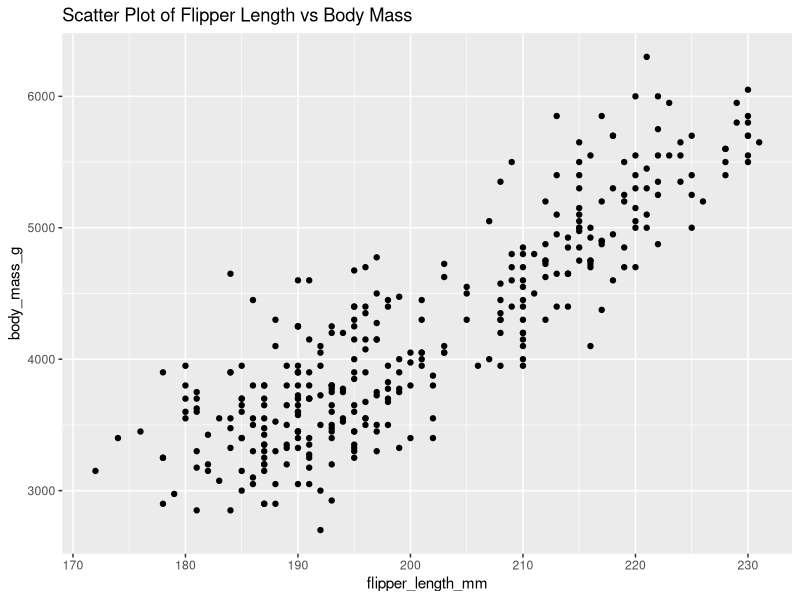
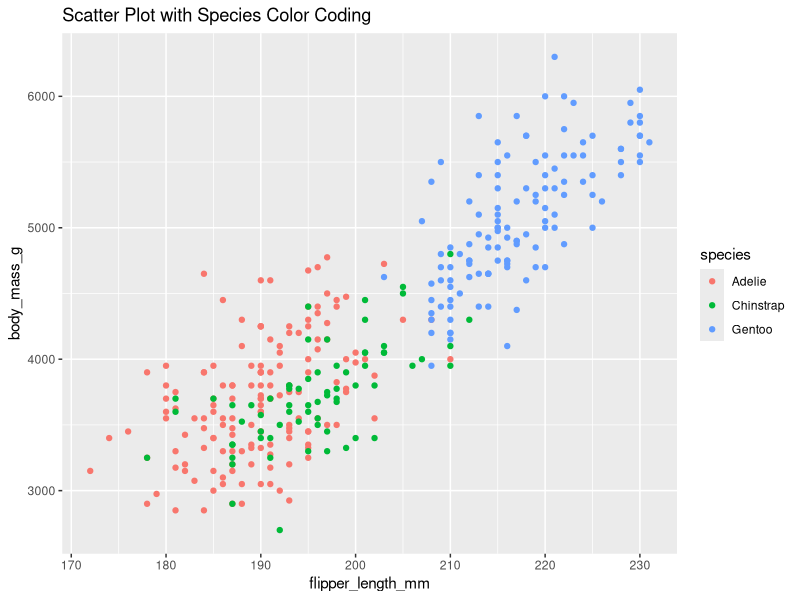
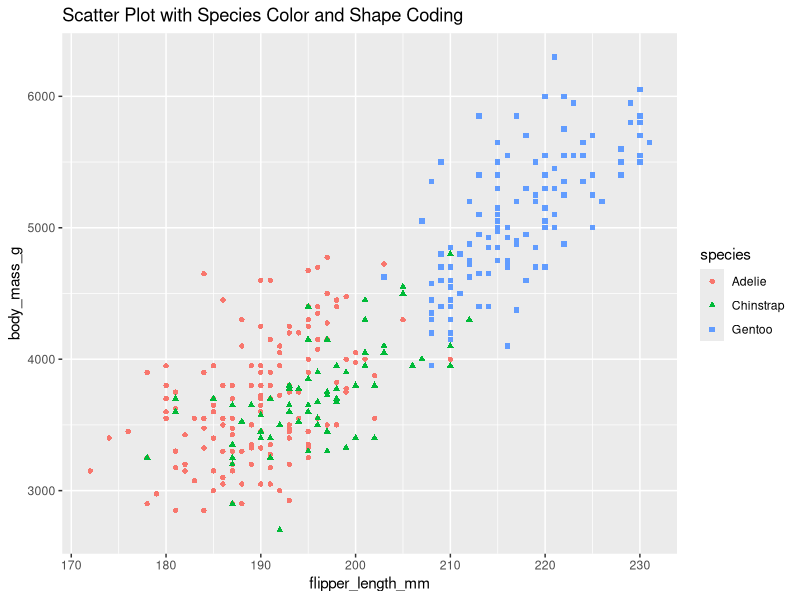
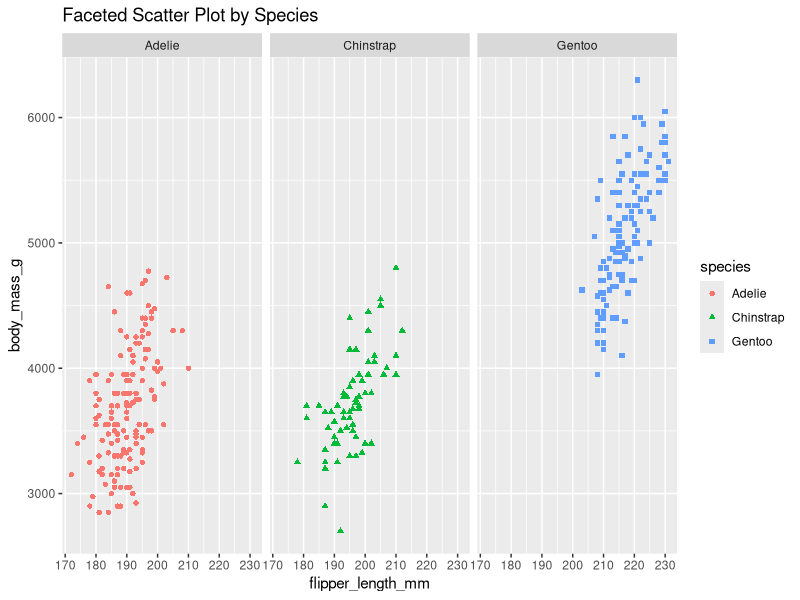
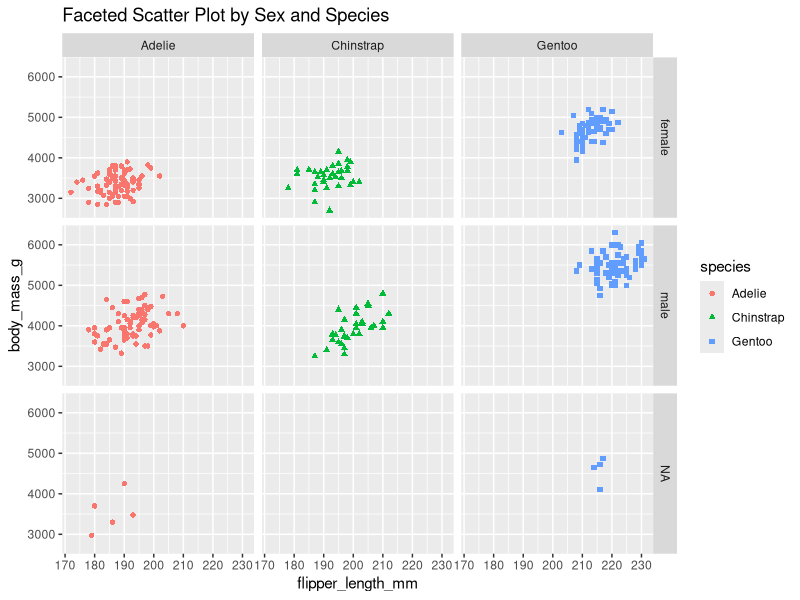
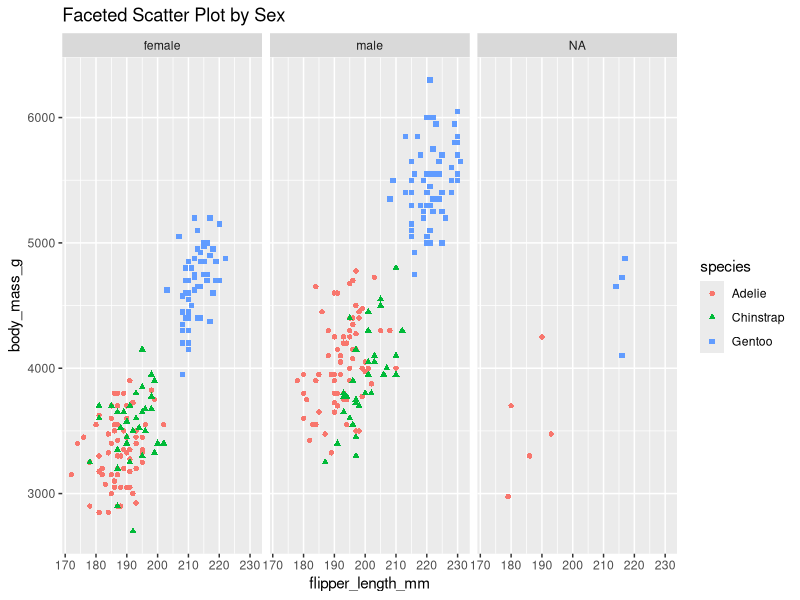

Source code (R) for these figures, in order:
# Load necessary libraries
library("ggplot2")
library("palmerpenguins")

# Display the first few rows of the penguins dataset
head(penguins)

# Graph 1: Scatter plot of flipper length against body mass
ggplot(data = penguins) +
  geom_point(mapping = aes(x = flipper_length_mm, y = body_mass_g)) +
  ggtitle("Scatter Plot of Flipper Length vs Body Mass")

# Graph 2: Scatter plot with different colors for each penguin species
ggplot(data = penguins) +
  geom_point(mapping = aes(x = flipper_length_mm, y = body_mass_g, color = species)) +
  ggtitle("Scatter Plot with Species Color Coding")

# Graph 3: Scatter plot with different colors and shapes for each penguin species
ggplot(data = penguins) +
  geom_point(mapping = aes(x = flipper_length_mm, y = body_mass_g, color = species, shape = species)) +
  ggtitle("Scatter Plot with Species Color and Shape Coding")

# Graph 4: Scatter plot with different colors and shapes, faceted by penguin species
ggplot(data = penguins) +
  geom_point(mapping = aes(x = flipper_length_mm, y = body_mass_g, color = species, shape = species)) +
  facet_wrap(~species) +
  ggtitle("Faceted Scatter Plot by Species")

# Graph 5: Scatter plot with different colors and shapes, faceted by both sex and penguin species
ggplot(data = penguins) +
  geom_point(mapping = aes(x = flipper_length_mm, y = body_mass_g, color = species, shape = species)) +
  facet_grid(sex ~ species) +
  ggtitle("Faceted Scatter Plot by Sex and Species")

# Graph 6: Scatter plot with different colors and shapes, faceted by sex only
ggplot(data = penguins) +
  geom_point(mapping = aes(x = flipper_length_mm, y = body_mass_g, color = species, shape = species)) +
  facet_grid(~sex) +
  ggtitle("Faceted Scatter Plot by Sex")
